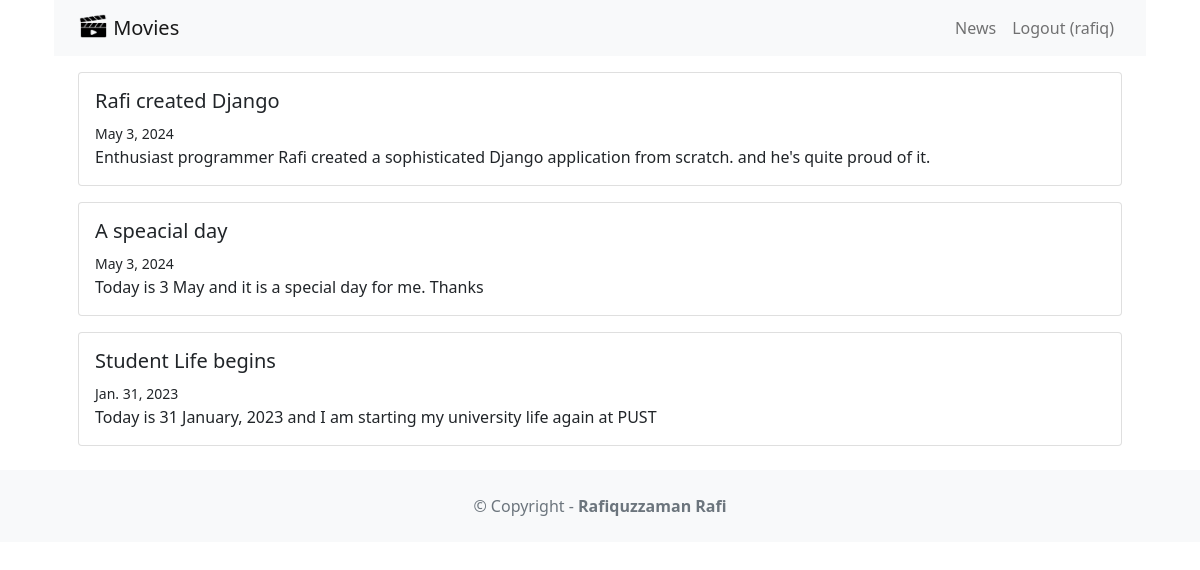
Page /news/ (signed in) on the committed database.
### news/models.py (models this page shows, shortened)
class News(models.Model):
    headline = models.CharField(max_length = 200)
    body = models.TextField()
    date = models.DateField()

### news/views.py (the view)
# urls.py: path("news/", include("news.urls")),
def news(request):
    newss = News.objects.all().order_by('-date')
    return render(request, 'news.html', {'newss': newss})

### news/templates/news.html (shortened to what this page needs)
<!DOCTYPE html>
<html>
    <head>
        <link
            href="https://cdn.jsdelivr.net/npm/bootstrap@5.3.3/dist/css/bootstrap.min.css"
            rel="stylesheet"
>
    </head>
    <body>
        <div class="container">
            {% extends 'base.html' %}
            {% block content %}
            {% for news in newss %}
            <div class="card mb-3">
                <div class="card-body">
                    <h5 class="card-title">{{news.headline}}</h5>
                    <small class="card-text">{{news.date}}</small>
                    <p class="card-text">{{news.body}}</p>
                </div>
            </div>
            {% endfor %}
        </div>
{% endblock content %}

### MovieReview/templates/base.html (shortened to what this page needs)
<!DOCTYPE html>
<html>
    <head>
        <link
            href="https://cdn.jsdelivr.net/npm/bootstrap@5.1.1/dist/css/bootstrap.min.css"
            rel="stylesheet" />
    </head>
    <body>
        <nav class="navbar navbar-expand-lg navbar-light bg-light mb-3">
            <div class="container">
                <a class="navbar-brand" href="{% url 'home' %}">
                    {% load static %}
                    <img src="{% static '/images/movie.png' %}" alt="" width="30" height="24"
                    class="d-inline-block align-text-top" />
                    Movies</a>
                <div class="collapse navbar-collapse"
                    id="navbarNavAltMarkup">
                    <div class="navbar-nav ms-auto">
                        <a class="nav-link" href="{% url 'news' %}">News</a>
                        {% if user.is_authenticated %}
                        <a class="nav-link" href="{% url 'logoutaccount' %}">Logout ({{ user.username }})</a>
                        {% else %}
                        <a class="nav-link" href="{% url 'loginaccount' %}">Login</a>
                        <a class="nav-link" href="{% url 'signupaccount' %}">Sign Up</a>
                        {% endif %}
                    </div>
                </div>
            </div>
        </nav>
        <div class="container">
            {% block content %}
            {% endblock content %}
        </div>
        <footer class="text-center text-lg-start bg-light text-muted mt-4">
            <div class="text-center p-4">
                © Copyright -
                <a class="text-reset fw-bold text-decoration-none"
                    target="_blank"
                    href="https://twitter.com/RSAUFMIIA">
                    Rafiquzzaman Rafi
                </a>
            </div>
        </footer>
    </body>
</html>

### rows in the picture
News: headline "Rafi created Django", date "May 3, 2024", body "Enthusiast programmer Rafi created a sophisticated Django application from scratch. and he's quite proud of it."
News: headline "A speacial day", date "May 3, 2024", body "Today is 3 May and it is a special day for me. Thanks"
News: headline "Student Life begins", date "Jan. 31, 2023", body "Today is 31 January, 2023 and I am starting my university life again at PUST"

### other values in the picture
{{ user.username }} "rafiq"
